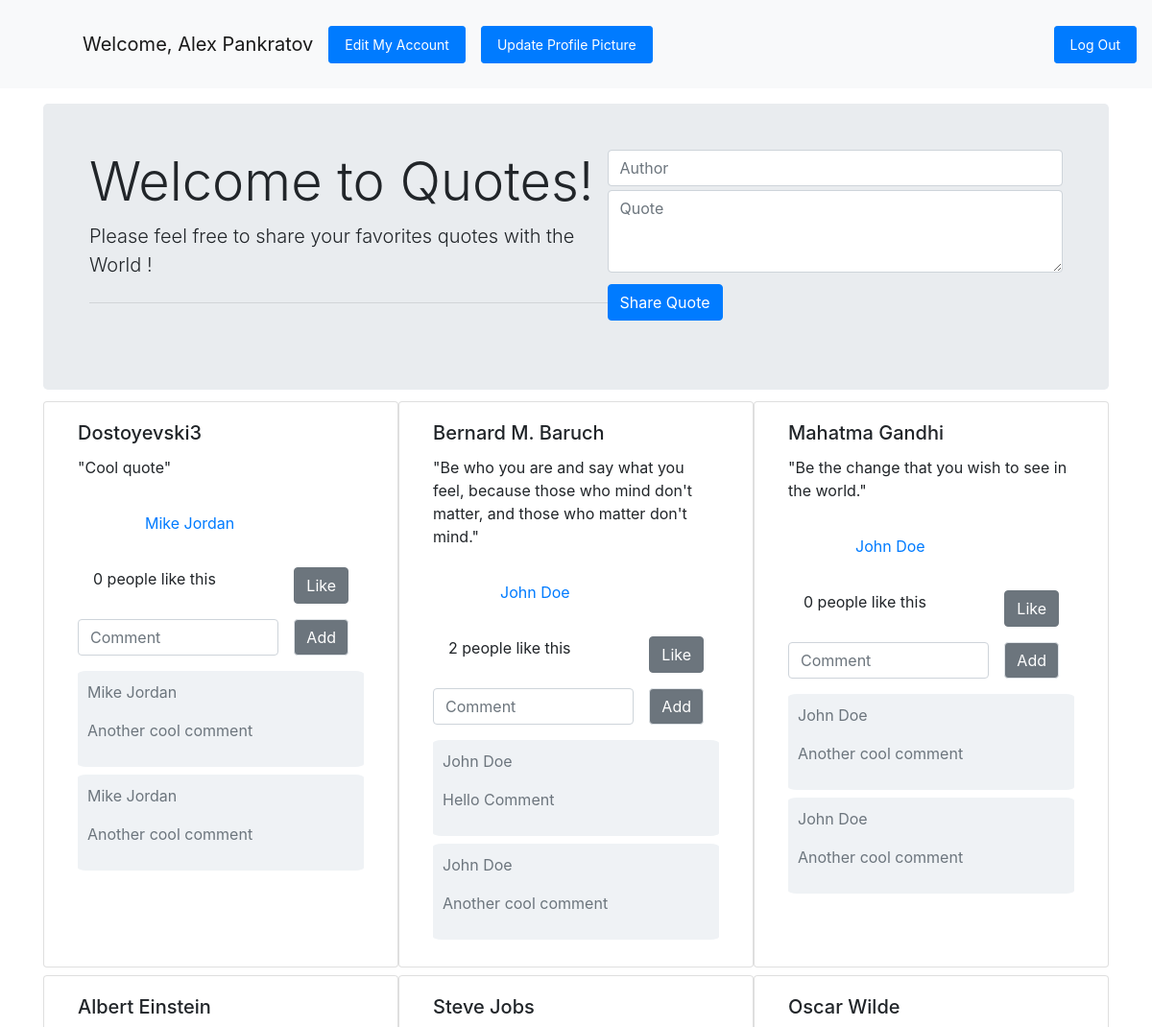
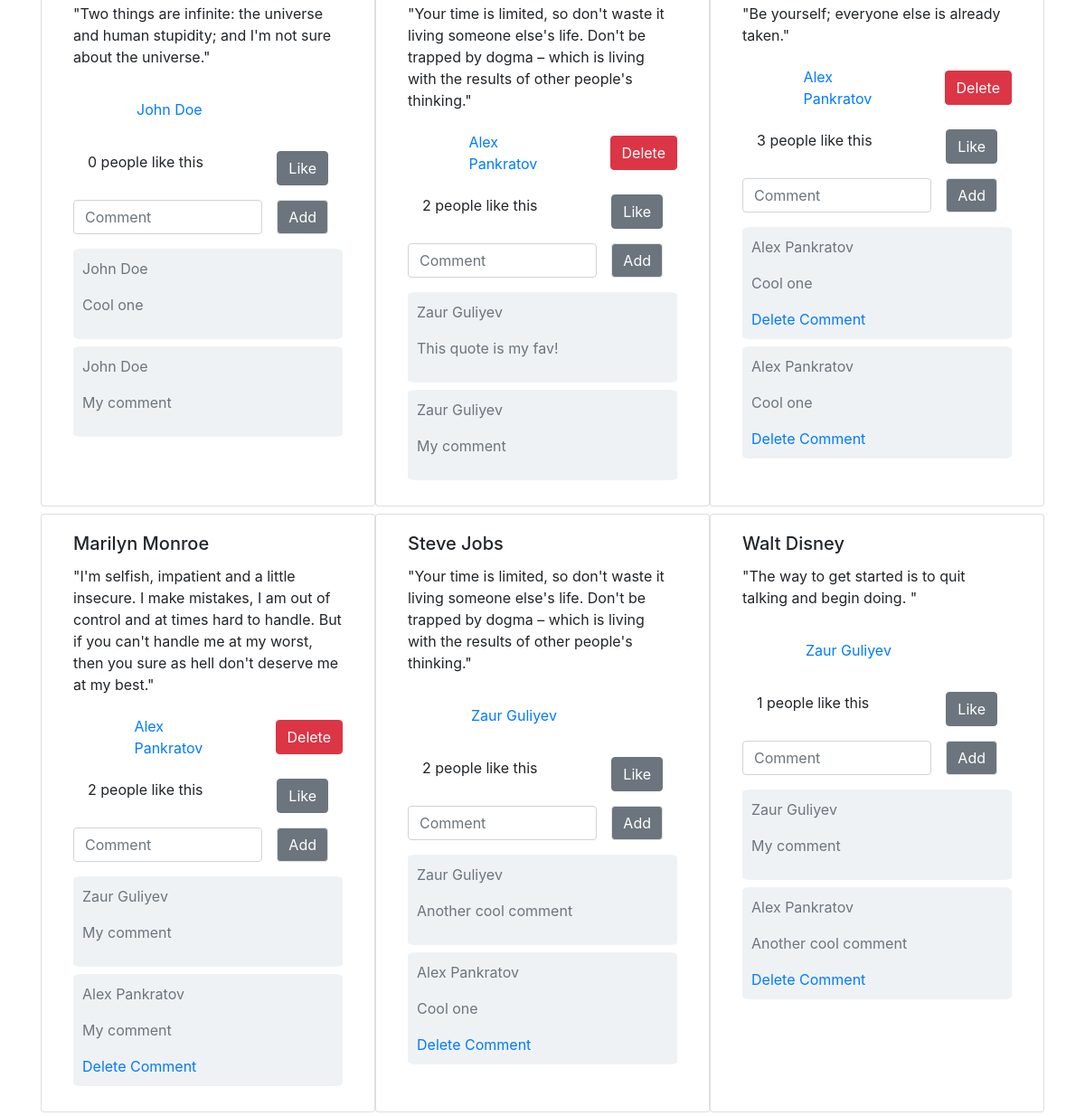
The app's page /quotes (signed in) with its own data (2 pictures, top to bottom).
### quote_app/models.py (models this page shows)
class User(models.Model):
    first_name = models.CharField(max_length=45)
    last_name = models.CharField(max_length=45)
    email = models.EmailField(unique=True)
    password = models.CharField(max_length=255)
    created_at = models.DateTimeField(auto_now_add=True)
    updated_at = models.DateTimeField(auto_now=True)
    objects = UserManager()

class Quote(models.Model):
    author = models.CharField(max_length=45)
    quote = models.CharField(max_length=255)
    posted_by = models.ForeignKey(User, related_name='user_quotes', on_delete=models.CASCADE)
    user_likes = models.ManyToManyField(User, related_name='liked_quotes')
    created_at = models.DateTimeField(auto_now_add=True)
    updated_at = models.DateTimeField(auto_now=True)

class Document(models.Model):
    docfile = models.FileField(upload_to='documents/%Y/%m/%d')
    user = models.ForeignKey(User, related_name='files', on_delete=models.CASCADE)
    created_at = models.DateTimeField(auto_now_add=True)
    updated_at = models.DateTimeField(auto_now=True)

class Comment(models.Model):
    comment = models.CharField(max_length=255)
    user = models.ForeignKey(User, related_name='comments', on_delete=models.CASCADE)
    quote = models.ForeignKey(Quote, related_name='comments', on_delete=models.CASCADE)
    created_at = models.DateTimeField(auto_now_add=True)
    updated_at = models.DateTimeField(auto_now=True)

### quote_app/views.py (the view)
# urls.py: path('quotes', views.quotes),
def quotes(request):
    if 'user_id' not in request.session:
        return redirect('/')
    user = User.objects.get(id=request.session['user_id'])
    images = Document.objects.all()
    context = {
        'quotes': Quote.objects.all(),
        'user': user,
    }
    user = User.objects.get(id = request.session['user_id'])
    image = user.files.last()
    if image:
        request.session['image'] = image.docfile.url
    return render(request, 'quotes.html', context)

### quote_app/templates/quotes.html (shortened to what this page needs)
{% extends 'base.html' %}
{% block content %}
<div class="jumbotron d-flex justify-content-around my-2 p-5">
    <div>
        <h1 class="display-4">Welcome to Quotes!</h1>
        <p class="lead">Please feel free to share your favorites quotes with the World !</p>
        <hr class="my-4">
    </div>
    <div class="form-group w-50">
        <form action="post_quote" method="POST">
            <input class="form-control" type="text" name="author" id="author" placeholder="Author">
            <textarea class="form-control my-1" name="quote" rows="3" placeholder="Quote"></textarea>
            <button class="btn btn-primary my-2">Share Quote</button>
        </form>
    </div>
</div>
<div class="container ">
    <div class="quotes row">
        {% for q in quotes reversed %}
        <div class="card col-sm-4 my-1">
            <div class="card-body">
                <h5 class="card-title">{{ q.author }}</h5>
                <p class="card-text">"{{ q.quote }}"</p>
                <div class="d-flex  justify-content-between align-items-center my-3">
                    <div class="d-flex align-items-center ">
                        <div class="user" style="background-image:url('{{ q.posted_by.files.last.docfile.url }}')">
                        </div>
                        <a href="/user_quotes/{{q.posted_by.id}}" class="mr-5">
                            {{ q.posted_by.first_name }} {{ q.posted_by.last_name }}
                        </a>
                    </div>
                    {%  if request.session.user_id == q.posted_by.id %}
                    <a href="/delete/{{ q.id }}/{{ q.posted_by.id }}" class="btn btn-danger">Delete</a>
                    {% endif %}
                </div>
                <div class="d-flex justify-content-between px-3">
                    <span>{{ q.user_likes.count }} people like this</span>
                    <a href="/like/{{ q.id }}" class="btn btn-secondary">Like</a>
                </div>
                <form action="post-comment/{{ q.id }}" method="POST">
                    <div class="d-flex justify-content-around my-3">
                        <input type="text" class="form-control" name="comment" placeholder="Comment">
                        <button class='btn btn-secondary border mx-3'>Add</button>
                    </div>
                </form>
                {%  for comment in q.comments.all reversed %}
                <div class='comment_wrapper my-2 text-muted'>
                    <p class=''>
                        {{ comment.user.first_name }} {{ comment.user.last_name }}
                    </p>
                    <p>{{ comment.comment }}</p>
                    {%  if request.session.user_id == comment.user.id %}
                    <a href="delete-comment/{{ comment.id }}/{{ comment.user.id }}">
                        Delete Comment
                    </a>
                    {% endif %}
                </div>
                {% endfor %}
            </div>
        </div>
        {% endfor %}
    </div>
</div>
{% endblock %}

### quote_app/templates/base.html (shortened to what this page needs)
<!DOCTYPE html>
<html lang="en">
<head>
    <link rel="stylesheet" href="https://cdn.jsdelivr.net/npm/bootstrap@4.6.0/dist/css/bootstrap.min.css"
>
    {% load static %}
    <link rel="stylesheet" href="{% static 'style.css' %}">
</head>
<body>
    {% include 'partials/navbar.html' %}
    <div class="container">
        {% block content %} {% endblock %}
    </div>
</body>
</html>

### quote_app/templates/partials/navbar.html
  <nav class="navbar navbar-light bg-light mb-3 p-3">
    <div class="d-flex align-items-center">
      <div class="user" style="background-image:url('{{ request.session.image }}')"></div>
      <a class="navbar-brand" href="#">Welcome, {{ request.session.first_name }} {{ request.session.last_name }}</a>
      <a class="nav-link btn btn-primary btn-sm" href="/my_account/{{request.session.user_id}}">Edit My Account</a>
      <a class="nav-link btn btn-primary btn-sm ml-3" href="/upload">Update Profile Picture</a>
    </div>
    <a class="nav-link btn btn-primary btn-sm" href="/logout">Log Out</a>
  </nav>

### quote_app/static/style.css (style rules this page uses)
body { margin: 0; padding: 0; }
.comment_wrapper { background-color: #EFF2F5; border-radius: 3%; padding: 10px; }
.user { display: inline-block; width: 60px; height: 60px; border-radius: 50%; background-repeat: no-repeat; background-position: center center; background-size: cover; margin-right: 10px; }

### records on screen
User: session.first_name "Alex", session.last_name "Pankratov"
Quote: author "Dostoyevski3", quote "Cool quote", posted_by.first_name "Mike", posted_by.last_name "Jordan", user_likes.count "0"
Comment: user.first_name "Mike", user.last_name "Jordan", comment "Another cool comment"
Comment: user.first_name "Mike", user.last_name "Jordan", comment "Another cool comment"
Quote: author "Bernard M. Baruch", quote "Be who you are and say what you feel, because those who mind don't matter, and those who matter don't mind.", posted_by.first_name "John", posted_by.last_name "Doe", user_likes.count "2"
Comment: user.first_name "John", user.last_name "Doe", comment "Hello Comment"
Comment: user.first_name "John", user.last_name "Doe", comment "Another cool comment"
Quote: author "Mahatma Gandhi", quote "Be the change that you wish to see in the world.", posted_by.first_name "John", posted_by.last_name "Doe", user_likes.count "0"
Comment: user.first_name "John", user.last_name "Doe", comment "Another cool comment"
Comment: user.first_name "John", user.last_name "Doe", comment "Another cool comment"
Quote: author "Albert Einstein", quote "Two things are infinite: the universe and human stupidity; and I'm not sure about the universe.", posted_by.first_name "John", posted_by.last_name "Doe", user_likes.count "0"
Comment: user.first_name "John", user.last_name "Doe", comment "Cool one"
Comment: user.first_name "John", user.last_name "Doe", comment "My comment"
Quote: author "Steve Jobs", quote "Your time is limited, so don't waste it living someone else's life. Don't be trapped by dogma – which is living with the results of other people's thinking.", posted_by.first_name "Alex", posted_by.last_name "Pankratov", user_likes.count "2"
Comment: user.first_name "Zaur", user.last_name "Guliyev", comment "This quote is my fav!"
Comment: user.first_name "Zaur", user.last_name "Guliyev", comment "My comment"
Quote: author "Oscar Wilde", quote "Be yourself; everyone else is already taken.", posted_by.first_name "Alex", posted_by.last_name "Pankratov", user_likes.count "3"
Comment: user.first_name "Alex", user.last_name "Pankratov", comment "Cool one"
Comment: user.first_name "Alex", user.last_name "Pankratov", comment "Cool one"
Quote: author "Marilyn Monroe", quote "I'm selfish, impatient and a little insecure. I make mistakes, I am out of control and at times hard to handle. But if you can't handle me at my worst, then you sure as hell don't deserve me at my best.", posted_by.first_name "Alex", posted_by.last_name "Pankratov", user_likes.count "2"
Comment: user.first_name "Zaur", user.last_name "Guliyev", comment "My comment"
Comment: user.first_name "Alex", user.last_name "Pankratov", comment "My comment"
Quote: author "Steve Jobs", quote "Your time is limited, so don't waste it living someone else's life. Don't be trapped by dogma – which is living with the results of other people's thinking.", posted_by.first_name "Zaur", posted_by.last_name "Guliyev", user_likes.count "2"
Comment: user.first_name "Zaur", user.last_name "Guliyev", comment "Another cool comment"
Comment: user.first_name "Alex", user.last_name "Pankratov", comment "Cool one"
Quote: author "Walt Disney", quote "The way to get started is to quit talking and begin doing.", posted_by.first_name "Zaur", posted_by.last_name "Guliyev", user_likes.count "1"
Comment: user.first_name "Zaur", user.last_name "Guliyev", comment "My comment"
Comment: user.first_name "Alex", user.last_name "Pankratov", comment "Another cool comment"
